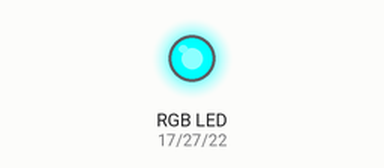
Simulated run of this program. Board: Raspberry Pi (BCM pin numbers). Parts: an RGB LED mixed from three pins (HIGH = lit).

Above: at 0.5 s.
At 2.5 s:
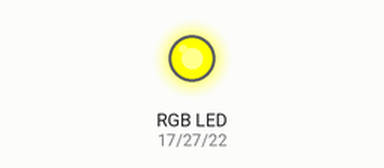
At 3.5 s:
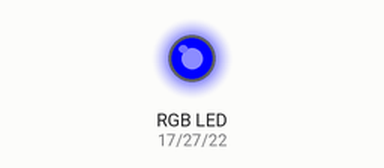
At 4.5 s:
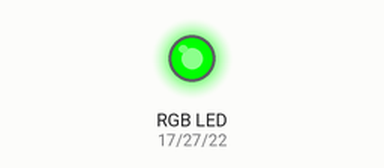
At 6.5 s:
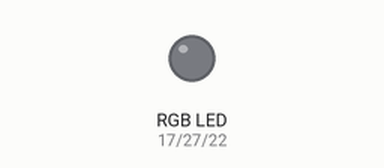
At 8.5 s:
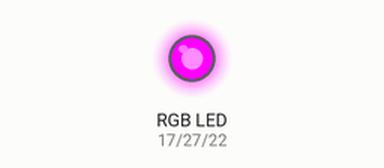
Timing chart, 0 to 9.1 s (numbered marks = the images above):
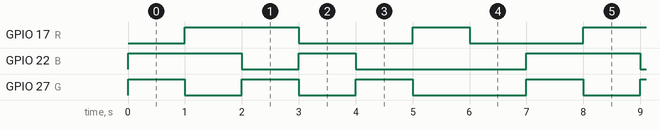

The program:

rgb.py
```python
import RPi.GPIO as GPIO
import time

GPIO.setmode(GPIO.BCM)

R = 17
G = 27
B = 22

GPIO.setup(R,GPIO.OUT)
GPIO.setup(B, GPIO.OUT)
GPIO.setup(G, GPIO.OUT)

colors = [
    (True, False, False),
    (False, True, False),
    (False, False, True),
    (True, True, False),
    (True, False, True),
    (False, True, True),
    (True, True, True)
]


while True:
        for color in colors:
            GPIO.output(R, not color[0])
            GPIO.output(G, not color[1])
            GPIO.output(B, not color[2])
            time.sleep(1)
```

Measured:
- by itself, GPIO 17 (R): repeats every 7.0 s: LOW 2.0 s, HIGH 1.0 s, LOW 2.0 s, HIGH 2.0 s
- by itself, GPIO 22 (B): repeats every 7.0 s: LOW 1.0 s, HIGH 1.0 s, LOW 3.0 s, HIGH 2.0 s
- by itself, GPIO 27 (G): repeats every 7.0 s: 2 × (LOW 1.0 s, HIGH 1.0 s), LOW 2.0 s, HIGH 1.0 s
